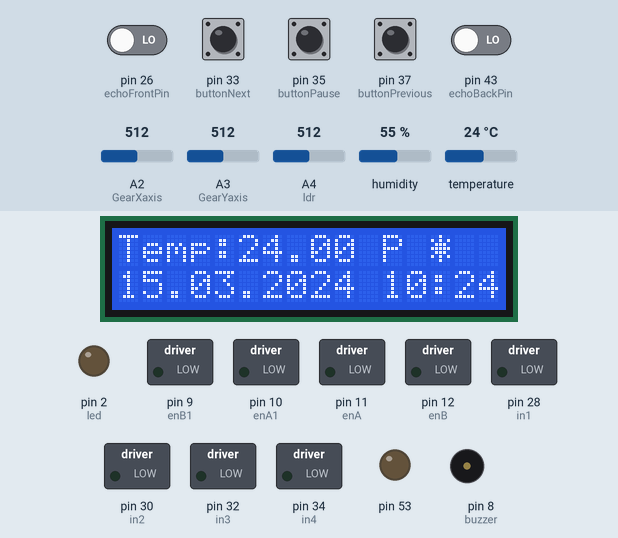
This sketch was run on a simulated Arduino Mega 2560, built with avr-gcc and run on an emulated ATmega2560. Shown: 16×2 character LCD, switched loads named in the sketch (green lamp = pin HIGH), output pins drawn as LEDs (lit = HIGH), buzzer (waves = sounding, pin HIGH). Inputs (shaded band) come from the test bench; at power-on: pin 33 (buttonNext), pin 35 (buttonPause), pin 37 (buttonPrevious) HIGH, pin 26 (echoFrontPin), pin 43 (echoBackPin) LOW, A4 (ldr) = 512, A3 (GearYaxis) = 512, A2 (GearXaxis) = 512, humidity 55 %, temperature 24 °C. The local clock reads 2024-03-15 10:24:30 at power-on unless the sketch sets it; pins used as bus, display or sensor lines are not drawn; what the sketch prints to the serial monitor is not drawn.

Above: at 5.7 s.
5.8 s: A4 (ldr) set to 316
14.4 s: A4 (ldr) set to 284
At 16.6 s:
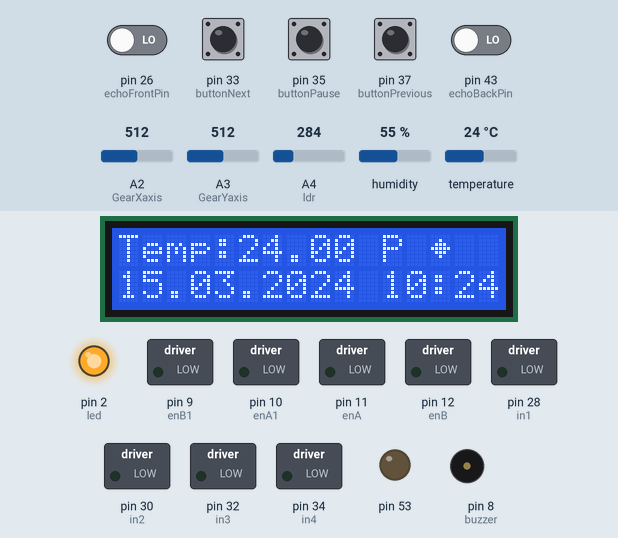
16.9 s: A3 (GearYaxis) set to 888
24.7 s: A3 (GearYaxis) set to 909
At 28.3 s:
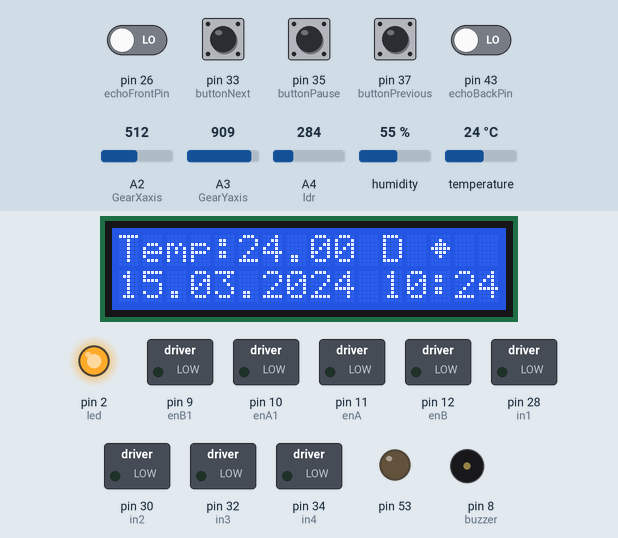
28.9 s: A4 (ldr) set to 306
At 32.7 s:
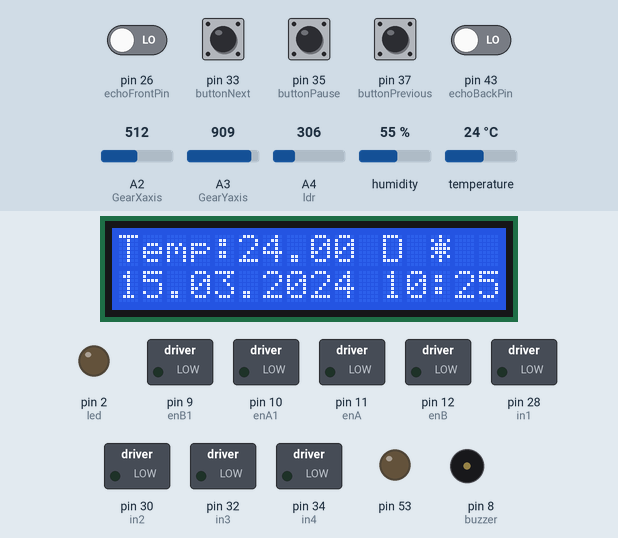
33.0 s: A3 (GearYaxis) set to 110
34.5 s: A3 (GearYaxis) set to 94
At 36.3 s:
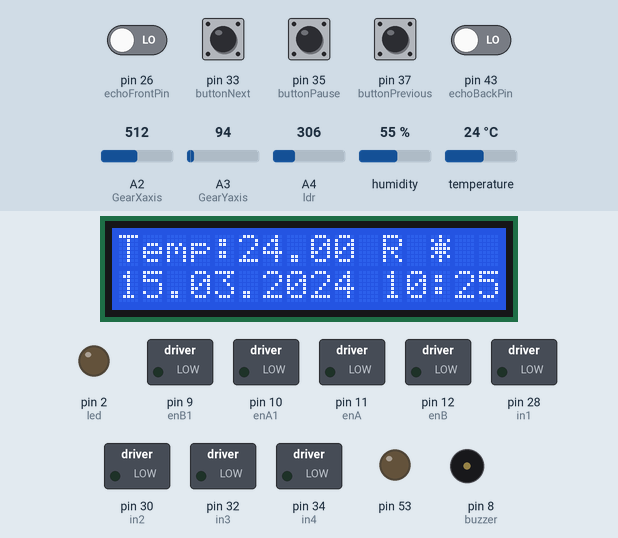
Timing chart, 0 to 37.8 s (numbered marks = the images above; inputs shaded):
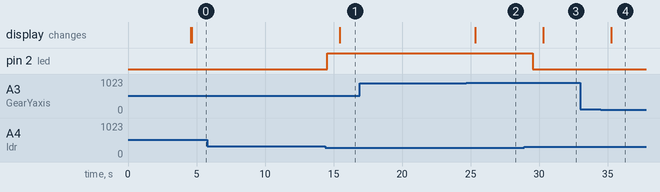

The sketch:

ultrasonic.ino
```cpp
#include <dht.h>
#include <Arduino_FreeRTOS.h>
#include <semphr.h>
#include <Wire.h>
#include "RTClib.h"
#include <LiquidCrystal.h>
#include "SoftwareSerial.h"
#include <DS3231.h>

DS3231  rtc(SDA, SCL);

SoftwareSerial mySerial(6, 7);

#define DHT11_PIN 4

#define trigBackPin 41
#define echoBackPin 43
#define trigFrontPin 24
#define echoFrontPin 26

#define buzzer 8

#define joystickSwitch 3
#define joystickYaxis A0
#define joystickXaxis A1

#define GearSwitch 31
#define GearYaxis A3
#define GearXaxis A2

#define INCLUDE_vTaskDelayUntil    1

#define enA 11
#define enB 12
#define in1 28
#define in2 30
#define in3 32
#define in4 34
#define enA1 10
#define enB1 9

#define cs 53

#define led 2
#define ldr A4

#define rs 39
#define en 40
#define d4 42
#define d5 44
#define d6 46
#define d7 48

#define Start_Byte 0x7E
#define Version_Byte 0xFF
#define Command_Length 0x06
#define End_Byte 0xEF
#define Acknowledge 0x00
#define ACTIVATED LOW

#define buttonNext 33
#define buttonPause 35
#define buttonPrevious 37

LiquidCrystal lcd(rs, en, d4, d5, d6, d7);
dht DHT;

long durationBack;
int distanceBack;
long durationFront;
int distanceFront;
bool daylight = false;
bool forward = true;
int pwmOutputA;
int pwmOutputB;
char gear = 'P';
int isPlaying = 0;

byte customCharD[] = {
  B00100,
  B10101,
  B01110,
  B11111,
  B01110,
  B10101,
  B00100,
  B00000
};

byte customCharN[] = {
  B00000,
  B00100,
  B01110,
  B11111,
  B01110,
  B00100,
  B00000,
  B00000
};

SemaphoreHandle_t isPlayingS;
SemaphoreHandle_t motor;
//SemaphoreHandle_t isPlayingC;

void Brakes( void *pvParameters);
void JoyStick(void *pvParameters);
void LCD(void *pvParameters);
void Gear(void *pvParameters);
void Light(void *pvParameters);
void MusicPlay(void *pvParameters);
void MusicSkip(void *pvParameters);

void pauseS()
{
  execute_CMD(0x0E,0,0);
  delay(500);
}

void playS()
{
  execute_CMD(0x0D,0,1);
  delay(500);
}

void playNext()
{
  execute_CMD(0x01,0,1);
  delay(500);
}

void playPrevious()
{
  execute_CMD(0x02,0,1);
  delay(500);
}

void setVolume(int volume)
{
  execute_CMD(0x06, 0, volume); // Set the volume (0x00~0x30)
  delay(2000);
}

void execute_CMD(byte CMD, byte Par1, byte Par2)
// Excecute the command and parameters
{
    // Calculate the checksum (2 bytes)
    word checksum = -(Version_Byte + Command_Length + CMD + Acknowledge + Par1 + Par2);
    // Build the command line
    byte Command_line[10] = { Start_Byte, Version_Byte, Command_Length, CMD, Acknowledge,
    Par1, Par2, highByte(checksum), lowByte(checksum), End_Byte};
    //Send the command line to the module
    for (byte k=0; k<10; k++){
      mySerial.write( Command_line[k]);
  }
}

void playFirst()
{
  execute_CMD(0x3F, 0, 0);
  delay(500);
  setVolume(20);
  delay(500);
  execute_CMD(0x11,0,1);
  delay(500);
}

void setup() {
  // put your setup code here, to run once:

  pinMode(trigBackPin, OUTPUT);
  pinMode(echoBackPin,INPUT);
  pinMode(trigFrontPin, OUTPUT);
  pinMode(echoFrontPin,INPUT);

  pinMode(buzzer, OUTPUT);

  pinMode(joystickSwitch, INPUT);
  pinMode(joystickYaxis, INPUT);
  pinMode(joystickXaxis, INPUT);
  digitalWrite(joystickSwitch, HIGH);

  pinMode(GearSwitch, INPUT);
  pinMode(GearYaxis, INPUT);
  pinMode(GearXaxis, INPUT);
  digitalWrite(GearSwitch, HIGH);

  pinMode(enA, OUTPUT);
  pinMode(enA1, OUTPUT);
  pinMode(in1, OUTPUT);
  pinMode(in2, OUTPUT);
  pinMode(enB, OUTPUT);
  pinMode(enB1, OUTPUT);
  pinMode(in3, OUTPUT);
  pinMode(in4, OUTPUT);

  pinMode(53, OUTPUT);

  pinMode(buttonPause, INPUT);
  digitalWrite(buttonPause,HIGH);
  pinMode(buttonNext, INPUT);
  digitalWrite(buttonNext,HIGH);
  pinMode(buttonPrevious, INPUT);
  digitalWrite(buttonPrevious,HIGH);

  pinMode(led, OUTPUT);
  pinMode(ldr, INPUT);
  motor = xSemaphoreCreateBinary();
  isPlayingS = xSemaphoreCreateBinary();
  xSemaphoreGive(motor);

  Serial.begin(9600);

  rtc.begin();

  mySerial.begin (9600);
  delay(1000);
  playFirst();
  xSemaphoreGive(isPlayingS);

  Serial.println("LCD INTIAL");

  xTaskCreate(Brakes, "Brakes", 128, NULL, 4, NULL);
  xTaskCreate(JoyStick, "JoyStick", 128, NULL, 3, NULL);
  xTaskCreate(LCD, "LCD", 128, NULL, 3, NULL);
  xTaskCreate(Gear, "Gear", 128, NULL, 3, NULL);
  xTaskCreate(Light, "Light", 128, NULL, 2, NULL);
  xTaskCreate(MusicPlay, "MusicPlay", 128, NULL, 2, NULL);
  xTaskCreate(MusicSkip, "MusicSkip", 128, NULL, 2, NULL);
}

void Brakes(void *pvParameters){
  TickType_t xLastWakeTime ;
  const TickType_t xDelay200ms = pdMS_TO_TICKS ( 200 );
  const TickType_t xDelay150ms = pdMS_TO_TICKS ( 150 );
  const TickType_t xDelay50ms = pdMS_TO_TICKS ( 100 );
  const TickType_t xDelay10ms = pdMS_TO_TICKS ( 10 );
  const TickType_t xDelay2ms = pdMS_TO_TICKS ( 2 );
  xLastWakeTime = xTaskGetTickCount();
  while(true){
    if(forward){
      digitalWrite(trigFrontPin, LOW);
      vTaskDelayUntil(&xLastWakeTime, xDelay150ms);
      digitalWrite(trigFrontPin, HIGH);
      vTaskDelayUntil(&xLastWakeTime, xDelay10ms);
      digitalWrite(trigFrontPin, LOW);
      durationFront = pulseIn(echoFrontPin, HIGH);
      distanceFront = durationFront * 0.034/2;

      digitalWrite(trigBackPin, LOW);
      vTaskDelayUntil(&xLastWakeTime, xDelay150ms);
      digitalWrite(trigBackPin, HIGH);
      vTaskDelayUntil(&xLastWakeTime, xDelay10ms);
      digitalWrite(trigBackPin, LOW);
      durationBack = pulseIn(echoBackPin, HIGH);
      distanceBack = durationBack * 0.034/2;

      if(distanceFront <= 20 || distanceBack <= 20){
        digitalWrite(in1, LOW);
        digitalWrite(in2, LOW);
        digitalWrite(in3, LOW);
        digitalWrite(in4, LOW);
        digitalWrite(buzzer,HIGH);
        vTaskDelayUntil(&xLastWakeTime, xDelay200ms);
        digitalWrite(buzzer, LOW);
        Serial.println("BUZZER LOW");
        vTaskDelayUntil(&xLastWakeTime, xDelay200ms);
    }
    else{
      xSemaphoreGive(motor);
      Serial.println("Semaphore given");
   }
  }
  else{
//      digitalWrite(trigBackPin,LOW);
//      vTaskDelayUntil(&xLastWakeTime, xDelay2ms);
//      digitalWrite(trigBackPin,HIGH);
//      vTaskDelayUntil(&xLastWakeTime, xDelay10ms);
//      digitalWrite(trigBackPin,LOW);
//      durationBack = pulseIn(echoBackPin, HIGH);
//      distanceBack = durationBack * 0.034/2;
//      if(distanceBack <= 20){
//        digitalWrite(in1, LOW);
//        digitalWrite(in2, LOW);
//        digitalWrite(in3, LOW);
//        digitalWrite(in4, LOW);
//      digitalWrite(buzzer,HIGH);
//      vTaskDelayUntil(&xLastWakeTime, xDelay50ms);
//      digitalWrite(buzzer, LOW);
//      vTaskDelayUntil(&xLastWakeTime, xDelay50ms);
//      }
//      else{
//      xSemaphoreGive(backwards);
//        Serial.println("Semaphore backwards given");
//    }
    }
  }
}

void JoyStick(void *pvParameters){
  TickType_t xLastWakeTime ;
  const TickType_t xDelayms = pdMS_TO_TICKS ( 100 );
  xLastWakeTime = xTaskGetTickCount();
  while(true){
  xSemaphoreTake(motor,portMAX_DELAY);
  int yAxis = analogRead(joystickYaxis);
  int xAxis = analogRead(joystickXaxis);
  //yAxis = analogRead(joystickYaxis);
  if(yAxis< 470){
    pwmOutputA = map(yAxis, 470, 0, 0 , 255);
    pwmOutputB = map(yAxis, 470, 0, 0 , 255);
    digitalWrite(in1, HIGH);
    digitalWrite(in2, LOW);
    digitalWrite(in3, LOW);
    digitalWrite(in4, HIGH);
    //forward = false;
  }
  else if(yAxis> 550){
    pwmOutputA = map(yAxis, 550, 1023, 0 , 255);
    pwmOutputB = map(yAxis, 550, 1023, 0 , 255);
    digitalWrite(in1, LOW);
    digitalWrite(in2, HIGH);
    digitalWrite(in3, HIGH);
    digitalWrite(in4, LOW);
    forward = true;
  }
  else{
    pwmOutputA = 0;
    pwmOutputB = 0;
  }
  if(xAxis< 470){
    int xMapped = map(xAxis, 470, 0, 0, 255);
    pwmOutputA = pwmOutputA - xMapped;
    pwmOutputB = pwmOutputB + xMapped;
    if(pwmOutputA < 0){
      pwmOutputA = 0;
    }
    if(pwmOutputB > 255){
      pwmOutputB = 255;
    }
  }
  else if(xAxis> 550){
    int xMapped = map(xAxis, 550, 1023, 0, 255);
    pwmOutputA = pwmOutputA + xMapped;
    pwmOutputB = pwmOutputB - xMapped;
    if(pwmOutputB < 0){
      pwmOutputB = 0;
    }
    if(pwmOutputA > 255){
      pwmOutputA = 255;
    }
  }
   analogWrite(enA,pwmOutputA);
   analogWrite(enB,pwmOutputB);
   analogWrite(enA1,pwmOutputA);
   analogWrite(enB1,pwmOutputB);
   vTaskDelayUntil(&xLastWakeTime, xDelayms);
  }
}

void Gear(void *pvParameters){
  TickType_t xLastWakeTime ;
  const TickType_t xDelayms = pdMS_TO_TICKS ( 100 );
  xLastWakeTime = xTaskGetTickCount();
  while(true){
    int yAxis = analogRead(GearYaxis);
    int xAxis = analogRead(GearXaxis);
    if(yAxis > 900){
      gear = 'D';
    }
    else{
      if(xAxis < 100){
        gear = 'N';
      }
      else{
        if(xAxis > 900){
          gear = 'P';
        }
        else{
          if(yAxis < 100){
            gear = 'R';
          }
        }
      }
    }
    vTaskDelayUntil(&xLastWakeTime, xDelayms);
  }
}

void LCD(void *pvParameters){
  TickType_t xLastWakeTime ;
  const TickType_t xDelayms = pdMS_TO_TICKS ( 1000 );
  xLastWakeTime = xTaskGetTickCount();
  int chk = DHT.read11(DHT11_PIN);
  lcd.begin(16, 2);
  lcd.createChar(0, customCharN);
  lcd.createChar(1, customCharD);
  while(true){
    lcd.clear();
    lcd.print("Temp:");
    lcd.print(DHT.temperature);
    lcd.print(" ");
    lcd.print(gear);
    lcd.print(" ");
    if(daylight){
      lcd.write(byte(0));
    }
    else{
      lcd.write(byte(1));
    }
    lcd.setCursor(0, 1);
    lcd.print(rtc.getDateStr());
    lcd.print(' ');
    lcd.print(rtc.getTimeStr());
    Serial.println(DHT.temperature);
    vTaskDelayUntil(&xLastWakeTime, xDelayms);
  }
}

void Light(void *pvParameters){
  TickType_t xLastWakeTime ;
  const TickType_t xDelayms = pdMS_TO_TICKS ( 5000 );
  xLastWakeTime = xTaskGetTickCount();
  while(true){
    int ldrReading = analogRead(ldr);
    if(ldrReading <= 300){
      digitalWrite(led, HIGH);
      daylight = true;
    }
    else{
      digitalWrite(led, LOW);
      daylight = false;
    }
    vTaskDelayUntil(&xLastWakeTime, xDelayms);
  }
}

void MusicPlay(void *pvParameters){
  TickType_t xLastWakeTime ;
  const TickType_t xDelayms = pdMS_TO_TICKS ( 500 );
  xLastWakeTime = xTaskGetTickCount();
  Serial.println("MUSIC");
  while(true){
    if (digitalRead(buttonPause) == ACTIVATED){
      if(isPlaying%2 == 0){
        xSemaphoreTake(isPlayingS,portMAX_DELAY);
        pauseS();
      }else{
        playS();
        xSemaphoreGive(isPlayingS);
      }
      isPlaying++;
      Serial.print("isPlaying counter  ");
      Serial.println(isPlaying);
    }
  }
}

void MusicSkip(void *pvParameters){
  TickType_t xLastWakeTime ;
  const TickType_t xDelayms = pdMS_TO_TICKS ( 500 );
  const TickType_t xDelay30ms = pdMS_TO_TICKS ( 30 );
  xLastWakeTime = xTaskGetTickCount();
  while(true){
    if (digitalRead(buttonPrevious) == ACTIVATED){
      if( xSemaphoreTake(isPlayingS,xDelay30ms) == pdTRUE ){
        xSemaphoreTake(isPlayingS,xDelay30ms);
        playPrevious();
        xSemaphoreGive(isPlayingS);
      }
    }

   if (digitalRead(buttonNext) == ACTIVATED){
      if( xSemaphoreTake(isPlayingS,xDelay30ms) == pdTRUE ){
          playNext();
          xSemaphoreGive(isPlayingS);
      }
    }
    vTaskDelayUntil(&xLastWakeTime, xDelayms);
  }
}

void loop() {
  // put your main code here, to run repeatedly:

}
```

Measured:
- the behaviour switches between 301 and 300 on A4 (ldr) (found by bisection; images 0 and 1)
- the behaviour switches between 900 and 901 on A3 (GearYaxis) (found by bisection; images 1 and 2)
- the behaviour switches between 100 and 99 on A3 (GearYaxis) (found by bisection; images 3 and 4)
- after the input at 14.4 s, pin 2 (led): LOW → HIGH after 0.15 s; the display: changes after 1.1 s (image 1)
- after the input at 24.7 s, the display: changes after 0.65 s (image 2)
- after the input at 28.9 s, pin 2 (led): HIGH → LOW after 0.62 s; the display: changes after 1.4 s (image 3)
- after the input at 34.5 s, the display: changes after 0.75 s (image 4)
